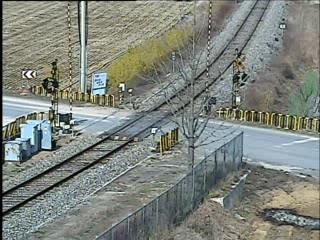
#> input picture frame 72 of Chapter 09. OpenCV와 비디오 처리/video.avi, 320 x 240 px
$ jupyter execute 'OpenCV와 비디오 처리.ipynb'
#> lines starting #> are read from the running program, lines starting #| are printed output that depends on the picture; after the words box and inside, x2 and y2 are one past the last pixel; in counts of white or black regions, pixels touching at a corner belong together; pictures that were not available may be replaced by others from this repository, and a replacement may not be noted
## 📸 OpenCV를 이용한 비디오 처리

### 비디오 읽고 쓰기
#### 비디오 읽기

[cell 1]
import cv2

[cell 2]
cam = cv2.VideoCapture("./video.avi")
#cam.set(cv2.CAP_PROP_POS_FRAMES,1800)
while cam.isOpened():
    ret, frame = cam.read()
#> frame is the input picture: shape (240, 320, 3); mean B, G, R 124.2, 132.3, 126.6
    cv2.imshow("frame",frame)
    if cv2.waitKey(30) & 0xFF == ord("q"):
#> (key q is pressed here)
        break
cam.release()
cv2.destroyAllWindows()

#### 비디오 쓰기

[cell 3]
cam = cv2.VideoCapture(0)
h = int(cam.get(3))
w = int(cam.get(4))

fourcc = cv2.VideoWriter_fourcc(*"DIVX")
video_write = cv2.VideoWriter("saved_out.avi", fourcc, 25.0, (w,h))

while cam.isOpened():
    ret, frame = cam.read()
    video_write.write(frame)
    cv2.imshow("video",frame)

    if cv2.waitKey(1) & 0xFF == ord("q"):
#> (key q is pressed here)
        break
cam.release()
video_write.release()
cv2.destroyAllWindows()

### 비디오에 대한 기본 연산
#### Grayscale 변환

[cell 4]
import cv2

[cell 5]
cam = cv2.VideoCapture("./video.avi")
while cam.isOpened():
    ret, frame = cam.read()
    gray_frame = cv2.cvtColor(frame, cv2.COLOR_BGR2GRAY)
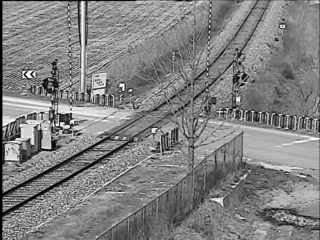
#> gray_frame: shape (240, 320); min 0, max 255, mean 129.6
    cv2.imshow("gray_frame", gray_frame)
    cv2.imshow("original", frame)
    if cv2.waitKey(1) & 0xFF == ord("q"):
#> (key q is pressed here)
        break
cv2.destroyAllWindows()

#### 색상 추적

[cell 6]
import cv2
import numpy as np

[cell 7]
def detect(img):
    lower_range = np.array([40,150,150],dtype="uint8")
    upper_range = np.array([70,255,255],dtype="uint8")
    img = cv2.inRange(img, lower_range, upper_range)
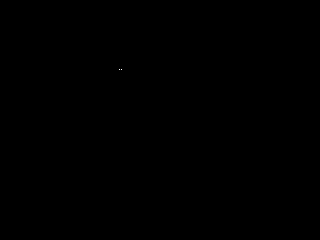
#> img: shape (240, 320); 0% white in thin lines or dots, all inside (x1, y1, x2, y2) = (119, 69, 122, 70)
    cv2.imshow("Range",img)
    m = cv2.moments(img)
#> m = moments, m00 510, centre m10/m00, m01/m00 = (120, 69)
    if m["m00"] != 0:
        x = int(m["m10"]/m["m00"])
#> x = 120
        y = int(m["m01"]/m["m00"])
#> y = 69
    else:
        x = 0
        y = 0
    return (x,y)

[cell 8]
cam = cv2.VideoCapture("./video.avi")
last_x = 0
last_y = 0

[cell 9]
while cam.isOpened():
    ret, frame = cam.read()
    cur_x, cur_y = detect(frame)
#> cur_x = 120; cur_y = 69
    cv2.line(frame,(cur_x, cur_y),(last_x, last_y),(0,0,200),5)
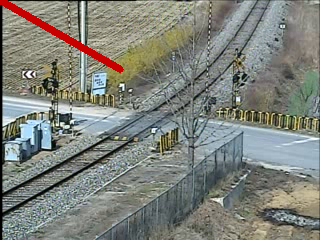
#> frame: shape (240, 320, 3); 1.3% of pixels changed, all inside (x1, y1, x2, y2) = (0, 0, 124, 73)
    last_x = cur_x
#> last_x = 120
    last_y = cur_y
#> last_y = 69
    cv2.imshow("frame",frame)
    if cv2.waitKey(1) &0xFF == ord("q"):
#> (key q is pressed here)
        break

cam.release()
cv2.destroyAllWindows()

### 물체 추적
#### Kernelized Correlation Filter

[cell 10]
import cv2

[cell 11]
print(cv2.__version__)

[cell 12]
tracker = cv2.TrackerKCF_create()   ##Opencv 3.4 이상 3버전에서만 가능
cam = cv2.VideoCapture("./video.mp4")
for i in range(5):
    ret, frame = cam.read()
obj = cv2.selectROI("Tracking",frame)
ok = tracker.init(frame, obj)

$ run again, starting later in the video
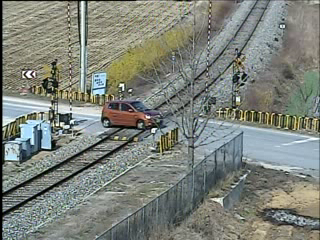
#> input picture frame 325 of Chapter 09. OpenCV와 비디오 처리/video.avi, 320 x 240 px
#> frame is the input picture: shape (240, 320, 3); mean B, G, R 122.7, 130.9, 126
#> `gray_frame = cv2.cvtColor(frame, cv2.COLOR_BGR2GRAY)`:
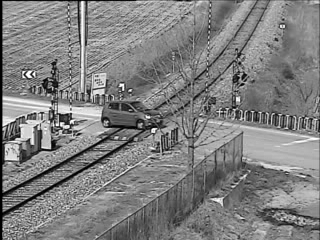
#> gray_frame: shape (240, 320); min 0, max 255, mean 128.5
#> img: shape (240, 320); 0.01% white in thin lines or dots, all inside (x1, y1, x2, y2) = (116, 62, 125, 68)
#> m = moments, m00 1020, centre m10/m00, m01/m00 = (120.2, 64.75)
#> x = 120
#> y = 64
#> cur_x = 120; cur_y = 64
#> `cv2.line(frame,(cur_x, cur_y),(last_x, last_y),(0,0,200),5)`:
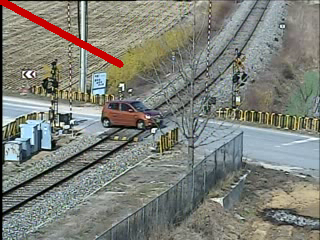
#> frame: shape (240, 320, 3); 1.27% of pixels changed, all inside (x1, y1, x2, y2) = (0, 0, 124, 68)
#> last_x = 120
#> last_y = 64

$ run again, starting later in the video
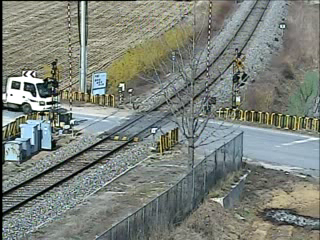
#> input picture frame 579 of Chapter 09. OpenCV와 비디오 처리/video.avi, 320 x 240 px
#> frame is the input picture: shape (240, 320, 3); mean B, G, R 122.6, 130.3, 124.3
#> `gray_frame = cv2.cvtColor(frame, cv2.COLOR_BGR2GRAY)`:
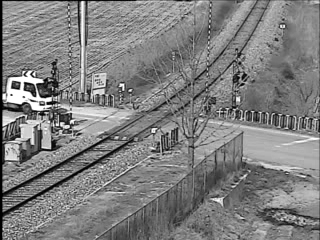
#> gray_frame: shape (240, 320); min 0, max 255, mean 127.6
#> img: shape (240, 320); every value is 0
#> m = moments, m00 0
#> cur_x = 0
#> the loop `for i in range(5):` made 5 passes
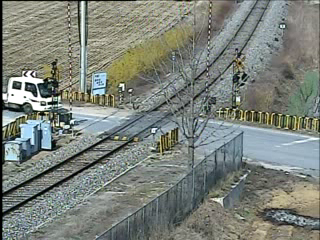
#> input picture frame 580 of Chapter 09. OpenCV와 비디오 처리/video.avi, 320 x 240 px, given in place of video.mp4, which was not available
